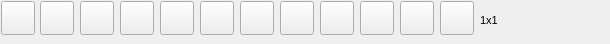
    <widget class="QWidget" name="tab_4">
     <attribute name="title">
      <string>Layout</string>
     </attribute>
     <widget class="QPushButton" name="l1_2">
      <property name="geometry">
       <rect>
        <x>1</x>
        <y>1</y>
        <width>34</width>
        <height>34</height>
       </rect>
      </property>
      <property name="toolTip">
       <string>1 in center</string>
      </property>
      <property name="text">
       <string/>
      </property>
      <property name="icon">
       <iconset resource="res.qrc">
        <normaloff>:/new/prefix1/1c</normaloff>:/new/prefix1/1c</iconset>
      </property>
      <property name="iconSize">
       <size>
        <width>32</width>
        <height>32</height>
       </size>
      </property>
      <property name="checkable">
       <bool>true</bool>
      </property>
      <property name="checked">
       <bool>false</bool>
      </property>
     </widget>
     <widget class="QPushButton" name="l2_2">
      <property name="geometry">
       <rect>
        <x>40</x>
        <y>1</y>
        <width>34</width>
        <height>34</height>
       </rect>
      </property>
      <property name="toolTip">
       <string>1 top</string>
      </property>
      <property name="text">
       <string/>
      </property>
      <property name="icon">
       <iconset resource="res.qrc">
        <normaloff>:/new/prefix1/1t</normaloff>:/new/prefix1/1t</iconset>
      </property>
      <property name="iconSize">
       <size>
        <width>32</width>
        <height>32</height>
       </size>
      </property>
      <property name="checkable">
       <bool>true</bool>
      </property>
     </widget>
     <widget class="QPushButton" name="l3_2">
      <property name="geometry">
       <rect>
        <x>80</x>
        <y>1</y>
        <width>34</width>
        <height>34</height>
       </rect>
      </property>
      <property name="toolTip">
       <string>1x2</string>
      </property>
      <property name="text">
       <string/>
      </property>
      <property name="icon">
       <iconset resource="res.qrc">
        <normaloff>:/new/prefix1/1x2</normaloff>:/new/prefix1/1x2</iconset>
      </property>
      <property name="iconSize">
       <size>
        <width>32</width>
        <height>32</height>
       </size>
      </property>
      <property name="checkable">
       <bool>true</bool>
      </property>
     </widget>
     <widget class="QPushButton" name="l4_2">
      <property name="geometry">
       <rect>
        <x>120</x>
        <y>1</y>
        <width>34</width>
        <height>34</height>
       </rect>
      </property>
      <property name="toolTip">
       <string>1x3</string>
      </property>
      <property name="text">
       <string/>
      </property>
      <property name="icon">
       <iconset resource="res.qrc">
        <normaloff>:/new/prefix1/1x3</normaloff>:/new/prefix1/1x3</iconset>
      </property>
      <property name="iconSize">
       <size>
        <width>32</width>
        <height>32</height>
       </size>
      </property>
      <property name="shortcut">
       <string>Left</string>
      </property>
      <property name="checkable">
       <bool>true</bool>
      </property>
     </widget>
     <widget class="QPushButton" name="l5_2">
      <property name="geometry">
       <rect>
        <x>160</x>
        <y>1</y>
        <width>34</width>
        <height>34</height>
       </rect>
      </property>
      <property name="toolTip">
       <string>2x2</string>
      </property>
      <property name="text">
       <string/>
      </property>
      <property name="icon">
       <iconset resource="res.qrc">
        <normaloff>:/new/prefix1/2x2</normaloff>:/new/prefix1/2x2</iconset>
      </property>
      <property name="iconSize">
       <size>
        <width>32</width>
        <height>32</height>
       </size>
      </property>
      <property name="checkable">
       <bool>true</bool>
      </property>
     </widget>
     <widget class="QPushButton" name="l6_2">
      <property name="geometry">
       <rect>
        <x>200</x>
        <y>1</y>
        <width>34</width>
        <height>34</height>
       </rect>
      </property>
      <property name="toolTip">
       <string>2x3</string>
      </property>
      <property name="text">
       <string/>
      </property>
      <property name="icon">
       <iconset resource="res.qrc">
        <normaloff>:/new/prefix1/2x3</normaloff>:/new/prefix1/2x3</iconset>
      </property>
      <property name="iconSize">
       <size>
        <width>32</width>
        <height>32</height>
       </size>
      </property>
      <property name="checkable">
       <bool>true</bool>
      </property>
     </widget>
     <widget class="QPushButton" name="l7_2">
      <property name="geometry">
       <rect>
        <x>240</x>
        <y>1</y>
        <width>34</width>
        <height>34</height>
       </rect>
      </property>
      <property name="toolTip">
       <string>2x4</string>
      </property>
      <property name="text">
       <string/>
      </property>
      <property name="icon">
       <iconset resource="res.qrc">
        <normaloff>:/new/prefix1/2x4</normaloff>:/new/prefix1/2x4</iconset>
      </property>
      <property name="iconSize">
       <size>
        <width>32</width>
        <height>32</height>
       </size>
      </property>
      <property name="checkable">
       <bool>true</bool>
      </property>
     </widget>
     <widget class="QPushButton" name="l8_2">
      <property name="geometry">
       <rect>
        <x>280</x>
        <y>1</y>
        <width>34</width>
        <height>34</height>
       </rect>
      </property>
      <property name="toolTip">
       <string>3x3</string>
      </property>
      <property name="text">
       <string/>
      </property>
      <property name="icon">
       <iconset resource="res.qrc">
        <normaloff>:/new/prefix1/3x3</normaloff>:/new/prefix1/3x3</iconset>
      </property>
      <property name="iconSize">
       <size>
        <width>32</width>
        <height>32</height>
       </size>
      </property>
      <property name="checkable">
       <bool>true</bool>
      </property>
     </widget>
     <widget class="QPushButton" name="l9_2">
      <property name="geometry">
       <rect>
        <x>320</x>
        <y>1</y>
        <width>34</width>
        <height>34</height>
       </rect>
      </property>
      <property name="toolTip">
       <string>3x4</string>
      </property>
      <property name="text">
       <string/>
      </property>
      <property name="icon">
       <iconset resource="res.qrc">
        <normaloff>:/new/prefix1/3x5</normaloff>:/new/prefix1/3x5</iconset>
      </property>
      <property name="iconSize">
       <size>
        <width>32</width>
        <height>32</height>
       </size>
      </property>
      <property name="checkable">
       <bool>true</bool>
      </property>
     </widget>
     <widget class="QPushButton" name="l10_2">
      <property name="geometry">
       <rect>
        <x>360</x>
        <y>1</y>
        <width>34</width>
        <height>34</height>
       </rect>
      </property>
      <property name="toolTip">
       <string>4x5</string>
      </property>
      <property name="text">
       <string/>
      </property>
      <property name="icon">
       <iconset resource="res.qrc">
        <normaloff>:/new/prefix1/4x5</normaloff>:/new/prefix1/4x5</iconset>
      </property>
      <property name="iconSize">
       <size>
        <width>32</width>
        <height>32</height>
       </size>
      </property>
      <property name="checkable">
       <bool>true</bool>
      </property>
     </widget>
     <widget class="QPushButton" name="pushButton_38">
      <property name="geometry">
       <rect>
        <x>400</x>
        <y>1</y>
        <width>34</width>
        <height>34</height>
       </rect>
      </property>
      <property name="toolTip">
       <string>All in oun</string>
      </property>
      <property name="text">
       <string/>
      </property>
      <property name="icon">
       <iconset resource="res.qrc">
        <normaloff>:/new/prefix1/all</normaloff>:/new/prefix1/all</iconset>
      </property>
      <property name="iconSize">
       <size>
        <width>32</width>
        <height>32</height>
       </size>
      </property>
      <property name="checkable">
       <bool>true</bool>
      </property>
     </widget>
     <widget class="QPushButton" name="pushButton_39">
      <property name="geometry">
       <rect>
        <x>440</x>
        <y>1</y>
        <width>34</width>
        <height>34</height>
       </rect>
      </property>
      <property name="toolTip">
       <string>Users layout</string>
      </property>
      <property name="text">
       <string/>
      </property>
      <property name="icon">
       <iconset resource="res.qrc">
        <normaloff>:/new/prefix1/my</normaloff>:/new/prefix1/my</iconset>
      </property>
      <property name="iconSize">
       <size>
        <width>32</width>
        <height>32</height>
       </size>
      </property>
      <property name="checkable">
       <bool>true</bool>
      </property>
     </widget>
     <widget class="QLabel" name="label_17">
      <property name="geometry">
       <rect>
        <x>480</x>
        <y>10</y>
        <width>121</width>
        <height>21</height>
       </rect>
      </property>
      <property name="font">
       <font>
        <pointsize>8</pointsize>
        <weight>50</weight>
        <italic>false</italic>
        <bold>false</bold>
       </font>
      </property>
      <property name="text">
       <string>1x1</string>
      </property>
     </widget>
     <widget class="QLabel" name="checkset_2">
      <property name="geometry">
       <rect>
        <x>580</x>
        <y>0</y>
        <width>16</width>
        <height>16</height>
       </rect>
      </property>
      <property name="text">
       <string/>
      </property>
      <property name="pixmap">
       <pixmap resource="res.qrc">:/new/prefix1/check</pixmap>
      </property>
      <property name="scaledContents">
       <bool>true</bool>
      </property>
      <property name="wordWrap">
       <bool>false</bool>
      </property>
     </widget>
    </widget>
